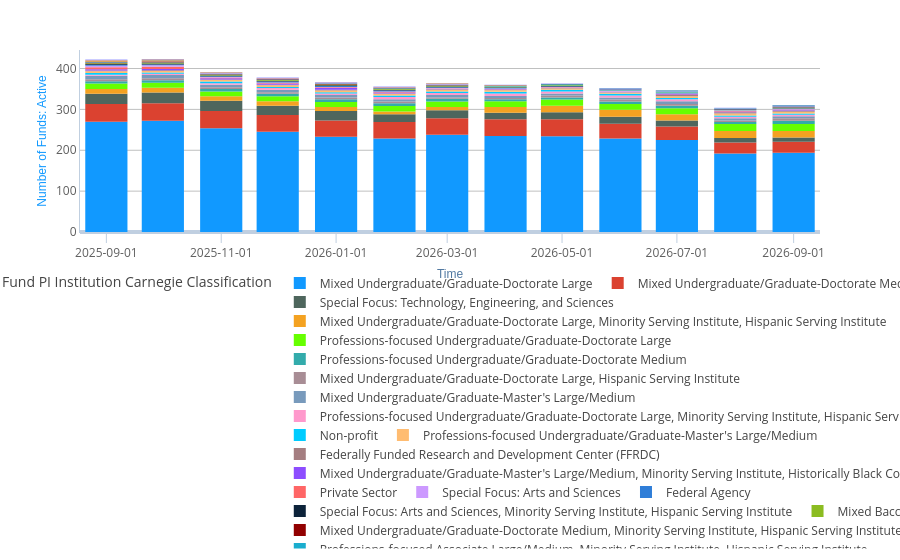
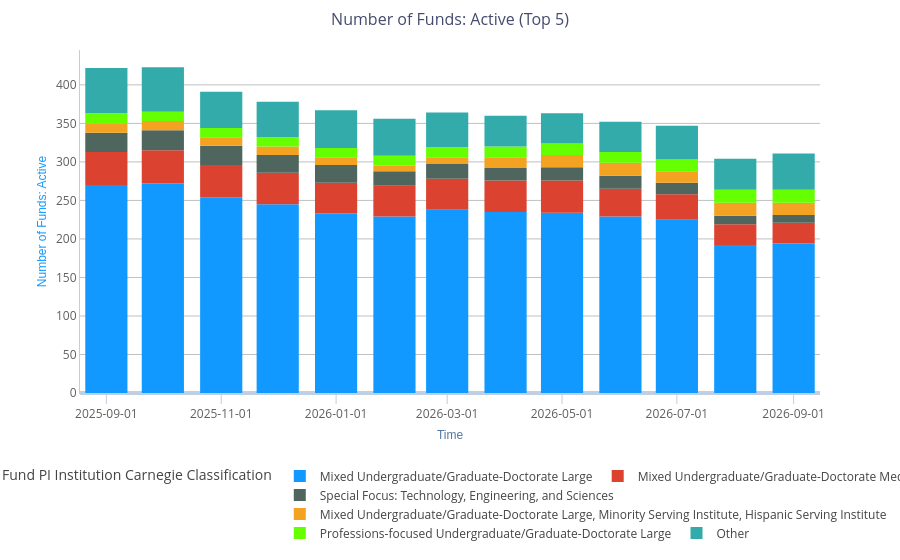

The notebook cell saved with these charts, in order:
### Code cell
# 3. CloudBank Funds: Allocations by Carnegie Classification, 1 year
# Limit dimensions plotted to top N (plot_top_n)
metric_name = 'Number of Funds: Active'

def build_top_n(df, plot_top_n):
    
    # Pluck off the top N columns from the df:
    top_n = df.iloc[:, :plot_top_n]
    
    # The remainder columns sum into "Other": pick up "bottom": iloc n+1 to end
    bottom = df.iloc[:, plot_top_n:]
    top_n["Other"]=bottom.sum(axis="columns")
    return top_n

with dw:
    df = dw.get_data(
        duration=plot_duration,
        realm='CloudBankFunds',
        metric=metric_name, 
        dimension='cb_pi_institution_carnegie_classification',
        filters={},
        aggregation_unit=plot_aggregation,
    )
    
# full plot of df looks like this:
plot = px.bar(df, labels={'value': metric_name})
plot.show()

# Build the top_n df 
top_n = build_top_n(df, plot_top_n)

# and plot that top N:
plot = px.bar(top_n, labels={'value': metric_name}, 
              title = metric_name + ' (Top ' + str(plot_top_n) + ')')
plot.show()

### Figure 1 — Plotly figure (JSON) as saved in the notebook; plotly's stock layout.template omitted (floating-point values rounded to 4 significant figures)
{"data": [{"hovertemplate": "Fund PI Institution Carnegie Classification=Mixed Undergraduate/Graduate-Doctorate Large<br>Time=%{x}<br>Number of Funds: Active=%{y}<extra></extra>", "legendgroup": "Mixed Undergraduate/Graduate-Doctorate Large", "marker": {"color": "#1199FF", "pattern": {"shape": ""}}, "name": "Mixed Undergraduate/Graduate-Doctorate Large", "orientation": "v", "showlegend": true, "textposition": "auto", "type": "bar", "x": ["2025-09-01T00:00:00.000000000", "2025-10-01T00:00:00.000000000", "2025-11-01T00:00:00.000000000", "2025-12-01T00:00:00.000000000", "2026-01-01T00:00:00.000000000", "2026-02-01T00:00:00.000000000", "2026-03-01T00:00:00.000000000", "2026-04-01T00:00:00.000000000", "2026-05-01T00:00:00.000000000", "2026-06-01T00:00:00.000000000", "2026-07-01T00:00:00.000000000", "2026-08-01T00:00:00.000000000", "2026-09-01T00:00:00.000000000"], "xaxis": "x", "y": [270.0, 272.0, 254.0, 245.0, 233.0, 229.0, 238.0, 235.0, 234.0, 229.0, 225.0, 192.0, 194.0], "yaxis": "y"}, {"hovertemplate": "Fund PI Institution Carnegie Classification=Mixed Undergraduate/Graduate-Doctorate Medium<br>Time=%{x}<br>Number of Funds: Active=%{y}<extra></extra>", "legendgroup": "Mixed Undergraduate/Graduate-Doctorate Medium", "marker": {"color": "#DB4230", "pattern": {"shape": ""}}, "name": "Mixed Undergraduate/Graduate-Doctorate Medium", "orientation": "v", "showlegend": true, "textposition": "auto", "type": "bar", "x": ["2025-09-01T00:00:00.000000000", "2025-10-01T00:00:00.000000000", "2025-11-01T00:00:00.000000000", "2025-12-01T00:00:00.000000000", "2026-01-01T00:00:00.000000000", "2026-02-01T00:00:00.000000000", "2026-03-01T00:00:00.000000000", "2026-04-01T00:00:00.000000000", "2026-05-01T00:00:00.000000000", "2026-06-01T00:00:00.000000000", "2026-07-01T00:00:00.000000000", "2026-08-01T00:00:00.000000000", "2026-09-01T00:00:00.000000000"], "xaxis": "x", "y": [43.0, 43.0, 42.0, 41.0, 40.0, 40.0, 40.0, 41.0, 42.0, 36.0, 33.0, 27.0, 27.0], "yaxis": "y"}, {"hovertemplate": "Fund PI Institution Carnegie Classification=Special Focus: Technology, Engineering, and Sciences<br>Time=%{x}<br>Number of Funds: Active=%{y}<extra></extra>", "legendgroup": "Special Focus: Technology, Engineering, and Sciences", "marker": {"color": "#4E665D", "pattern": {"shape": ""}}, "name": "Special Focus: Technology, Engineering, and Sciences", "orientation": "v", "showlegend": true, "textposition": "auto", "type": "bar", "x": ["2025-09-01T00:00:00.000000000", "2025-10-01T00:00:00.000000000", "2025-11-01T00:00:00.000000000", "2025-12-01T00:00:00.000000000", "2026-01-01T00:00:00.000000000", "2026-02-01T00:00:00.000000000", "2026-03-01T00:00:00.000000000", "2026-04-01T00:00:00.000000000", "2026-05-01T00:00:00.000000000", "2026-06-01T00:00:00.000000000", "2026-07-01T00:00:00.000000000", "2026-08-01T00:00:00.000000000", "2026-09-01T00:00:00.000000000"], "xaxis": "x", "y": [25.0, 26.0, 25.0, 23.0, 23.0, 19.0, 20.0, 16.0, 17.0, 17.0, 15.0, 11.0, 10.0], "yaxis": "y"}, {"hovertemplate": "Fund PI Institution Carnegie Classification=Mixed Undergraduate/Graduate-Doctorate Large, Minority Serving Institute, Hispanic Serving Institute<br>Time=%{x}<br>Number of Funds: Active=%{y}<extra></extra>", "legendgroup": "Mixed Undergraduate/Graduate-Doctorate Large, Minority Serving Institute, Hispanic Serving Institute", "marker": {"color": "#F4A221", "pattern": {"shape": ""}}, "name": "Mixed Undergraduate/Graduate-Doctorate Large, Minority Serving Institute, Hispanic Serving Institute", "orientation": "v", "showlegend": true, "textposition": "auto", "type": "bar", "x": ["2025-09-01T00:00:00.000000000", "2025-10-01T00:00:00.000000000", "2025-11-01T00:00:00.000000000", "2025-12-01T00:00:00.000000000", "2026-01-01T00:00:00.000000000", "2026-02-01T00:00:00.000000000", "2026-03-01T00:00:00.000000000", "2026-04-01T00:00:00.000000000", "2026-05-01T00:00:00.000000000", "2026-06-01T00:00:00.000000000", "2026-07-01T00:00:00.000000000", "2026-08-01T00:00:00.000000000", "2026-09-01T00:00:00.000000000"], "xaxis": "x", "y": [12.0, 12.0, 11.0, 11.0, 10.0, 7.0, 8.0, 14.0, 16.0, 17.0, 15.0, 17.0, 16.0], "yaxis": "y"}, {"hovertemplate": "Fund PI Institution Carnegie Classification=Professions-focused Undergraduate/Graduate-Doctorate Large<br>Time=%{x}<br>Number of Funds: Active=%{y}<extra></extra>", "legendgroup": "Professions-focused Undergraduate/Graduate-Doctorate Large", "marker": {"color": "#66FF00", "pattern": {"shape": ""}}, "name": "Professions-focused Undergraduate/Graduate-Doctorate Large", "orientation": "v", "showlegend": true, "textposition": "auto", "type": "bar", "x": ["2025-09-01T00:00:00.000000000", "2025-10-01T00:00:00.000000000", "2025-11-01T00:00:00.000000000", "2025-12-01T00:00:00.000000000", "2026-01-01T00:00:00.000000000", "2026-02-01T00:00:00.000000000", "2026-03-01T00:00:00.000000000", "2026-04-01T00:00:00.000000000", "2026-05-01T00:00:00.000000000", "2026-06-01T00:00:00.000000000", "2026-07-01T00:00:00.000000000", "2026-08-01T00:00:00.000000000", "2026-09-01T00:00:00.000000000"], "xaxis": "x", "y": [13.0, 12.0, 12.0, 12.0, 12.0, 13.0, 13.0, 14.0, 15.0, 14.0, 15.0, 17.0, 17.0], "yaxis": "y"}, {"hovertemplate": "Fund PI Institution Carnegie Classification=Professions-focused Undergraduate/Graduate-Doctorate Medium<br>Time=%{x}<br>Number of Funds: Active=%{y}<extra></extra>", "legendgroup": "Professions-focused Undergraduate/Graduate-Doctorate Medium", "marker": {"color": "#33ABAB", "pattern": {"shape": ""}}, "name": "Professions-focused Undergraduate/Graduate-Doctorate Medium", "orientation": "v", "showlegend": true, "textposition": "auto", "type": "bar", "x": ["2025-09-01T00:00:00.000000000", "2025-10-01T00:00:00.000000000", "2025-11-01T00:00:00.000000000", "2025-12-01T00:00:00.000000000", "2026-01-01T00:00:00.000000000", "2026-02-01T00:00:00.000000000", "2026-03-01T00:00:00.000000000", "2026-04-01T00:00:00.000000000", "2026-05-01T00:00:00.000000000", "2026-06-01T00:00:00.000000000", "2026-07-01T00:00:00.000000000", "2026-08-01T00:00:00.000000000", "2026-09-01T00:00:00.000000000"], "xaxis": "x", "y": [6.0, 6.0, 6.0, 6.0, 7.0, 7.0, 7.0, 5.0, 5.0, 6.0, 6.0, 5.0, 8.0], "yaxis": "y"}, {"hovertemplate": "Fund PI Institution Carnegie Classification=Mixed Undergraduate/Graduate-Doctorate Large, Hispanic Serving Institute<br>Time=%{x}<br>Number of Funds: Active=%{y}<extra></extra>", "legendgroup": "Mixed Undergraduate/Graduate-Doctorate Large, Hispanic Serving Institute", "marker": {"color": "#A88D95", "pattern": {"shape": ""}}, "name": "Mixed Undergraduate/Graduate-Doctorate Large, Hispanic Serving Institute", "orientation": "v", "showlegend": true, "textposition": "auto", "type": "bar", "x": ["2025-09-01T00:00:00.000000000", "2025-10-01T00:00:00.000000000", "2025-11-01T00:00:00.000000000", "2025-12-01T00:00:00.000000000", "2026-01-01T00:00:00.000000000", "2026-02-01T00:00:00.000000000", "2026-03-01T00:00:00.000000000", "2026-04-01T00:00:00.000000000", "2026-05-01T00:00:00.000000000", "2026-06-01T00:00:00.000000000", "2026-07-01T00:00:00.000000000", "2026-08-01T00:00:00.000000000", "2026-09-01T00:00:00.000000000"], "xaxis": "x", "y": [5.0, 5.0, 4.0, 4.0, 4.0, 4.0, 3.0, 3.0, 5.0, 5.0, 4.0, 4.0, 6.0], "yaxis": "y"}, {"hovertemplate": "Fund PI Institution Carnegie Classification=Mixed Undergraduate/Graduate-Master's Large/Medium<br>Time=%{x}<br>Number of Funds: Active=%{y}<extra></extra>", "legendgroup": "Mixed Undergraduate/Graduate-Master's Large/Medium", "marker": {"color": "#789ABC", "pattern": {"shape": ""}}, "name": "Mixed Undergraduate/Graduate-Master's Large/Medium", "orientation": "v", "showlegend": true, "textposition": "auto", "type": "bar", "x": ["2025-09-01T00:00:00.000000000", "2025-10-01T00:00:00.000000000", "2025-11-01T00:00:00.000000000", "2025-12-01T00:00:00.000000000", "2026-01-01T00:00:00.000000000", "2026-02-01T00:00:00.000000000", "2026-03-01T00:00:00.000000000", "2026-04-01T00:00:00.000000000", "2026-05-01T00:00:00.000000000", "2026-06-01T00:00:00.000000000", "2026-07-01T00:00:00.000000000", "2026-08-01T00:00:00.000000000", "2026-09-01T00:00:00.000000000"], "xaxis": "x", "y": [8.0, 8.0, 6.0, 6.0, 6.0, 6.0, 6.0, 5.0, 5.0, 5.0, 7.0, 5.0, 5.0], "yaxis": "y"}, {"hovertemplate": "Fund PI Institution Carnegie Classification=Professions-focused Undergraduate/Graduate-Doctorate Large, Minority Serving Institute, Hispanic Serving Institute<br>Time=%{x}<br>Number of Funds: Active=%{y}<extra></extra>", "legendgroup": "Professions-focused Undergraduate/Graduate-Doctorate Large, Minority Serving Institute, Hispanic Serving Institute", "marker": {"color": "#FF99CC", "pattern": {"shape": ""}}, "name": "Professions-focused Undergraduate/Graduate-Doctorate Large, Minority Serving Institute, Hispanic Serving Institute", "orientation": "v", "showlegend": true, "textposition": "auto", "type": "bar", "x": ["2025-09-01T00:00:00.000000000", "2025-10-01T00:00:00.000000000", "2025-11-01T00:00:00.000000000", "2025-12-01T00:00:00.000000000", "2026-01-01T00:00:00.000000000", "2026-02-01T00:00:00.000000000", "2026-03-01T00:00:00.000000000", "2026-04-01T00:00:00.000000000", "2026-05-01T00:00:00.000000000", "2026-06-01T00:00:00.000000000", "2026-07-01T00:00:00.000000000", "2026-08-01T00:00:00.000000000", "2026-09-01T00:00:00.000000000"], "xaxis": "x", "y": [3.0, 3.0, 4.0, 4.0, 4.0, 5.0, 5.0, 6.0, 5.0, 5.0, 5.0, 4.0, 4.0], "yaxis": "y"}, {"hovertemplate": "Fund PI Institution Carnegie Classification=Non-profit<br>Time=%{x}<br>Number of Funds: Active=%{y}<extra></extra>", "legendgroup": "Non-profit", "marker": {"color": "#00CCFF", "pattern": {"shape": ""}}, "name": "Non-profit", "orientation": "v", "showlegend": true, "textposition": "auto", "type": "bar", "x": ["2025-09-01T00:00:00.000000000", "2025-10-01T00:00:00.000000000", "2025-11-01T00:00:00.000000000", "2025-12-01T00:00:00.000000000", "2026-01-01T00:00:00.000000000", "2026-02-01T00:00:00.000000000", "2026-03-01T00:00:00.000000000", "2026-04-01T00:00:00.000000000", "2026-05-01T00:00:00.000000000", "2026-06-01T00:00:00.000000000", "2026-07-01T00:00:00.000000000", "2026-08-01T00:00:00.000000000", "2026-09-01T00:00:00.000000000"], "xaxis": "x", "y": [4.0, 3.0, 4.0, 3.0, 3.0, 4.0, 4.0, 4.0, 4.0, 4.0, 3.0, 3.0, 3.0], "yaxis": "y"}, {"hovertemplate": "Fund PI Institution Carnegie Classification=Professions-focused Undergraduate/Graduate-Master's Large/Medium<br>Time=%{x}<br>Number of Funds: Active=%{y}<extra></extra>", "legendgroup": "Professions-focused Undergraduate/Graduate-Master's Large/Medium", "marker": {"color": "#FFBC71", "pattern": {"shape": ""}}, "name": "Professions-focused Undergraduate/Graduate-Master's Large/Medium", "orientation": "v", "showlegend": true, "textposition": "auto", "type": "bar", "x": ["2025-09-01T00:00:00.000000000", "2025-10-01T00:00:00.000000000", "2025-11-01T00:00:00.000000000", "2025-12-01T00:00:00.000000000", "2026-01-01T00:00:00.000000000", "2026-02-01T00:00:00.000000000", "2026-03-01T00:00:00.000000000", "2026-04-01T00:00:00.000000000", "2026-05-01T00:00:00.000000000", "2026-06-01T00:00:00.000000000", "2026-07-01T00:00:00.000000000", "2026-08-01T00:00:00.000000000", "2026-09-01T00:00:00.000000000"], "xaxis": "x", "y": [4.0, 4.0, 4.0, 4.0, 4.0, 4.0, 4.0, 4.0, 3.0, 3.0, 4.0, 5.0, 4.0], "yaxis": "y"}, {"hovertemplate": "Fund PI Institution Carnegie Classification=Federally Funded Research and Development Center (FFRDC)<br>Time=%{x}<br>Number of Funds: Active=%{y}<extra></extra>", "legendgroup": "Federally Funded Research and Development Center (FFRDC)", "marker": {"color": "#A57E81", "pattern": {"shape": ""}}, "name": "Federally Funded Research and Development Center (FFRDC)", "orientation": "v", "showlegend": true, "textposition": "auto", "type": "bar", "x": ["2025-09-01T00:00:00.000000000", "2025-10-01T00:00:00.000000000", "2025-11-01T00:00:00.000000000", "2025-12-01T00:00:00.000000000", "2026-01-01T00:00:00.000000000", "2026-02-01T00:00:00.000000000", "2026-03-01T00:00:00.000000000", "2026-04-01T00:00:00.000000000", "2026-05-01T00:00:00.000000000", "2026-06-01T00:00:00.000000000", "2026-07-01T00:00:00.000000000", "2026-08-01T00:00:00.000000000", "2026-09-01T00:00:00.000000000"], "xaxis": "x", "y": [2.0, 2.0, 1.0, 1.0, 2.0, 1.0, 1.0, 1.0, 1.0, 1.0, 3.0, 3.0, 3.0], "yaxis": "y"}, {"hovertemplate": "Fund PI Institution Carnegie Classification=Mixed Undergraduate/Graduate-Master's Large/Medium, Minority Serving Institute, Historically Black Colleges and Universities<br>Time=%{x}<br>Number of Funds: Active=%{y}<extra></extra>", "legendgroup": "Mixed Undergraduate/Graduate-Master's Large/Medium, Minority Serving Institute, Historically Black Colleges and Universities", "marker": {"color": "#8D4DFF", "pattern": {"shape": ""}}, "name": "Mixed Undergraduate/Graduate-Master's Large/Medium, Minority Serving Institute, Historically Black Colleges and Universities", "orientation": "v", "showlegend": true, "textposition": "auto", "type": "bar", "x": ["2025-09-01T00:00:00.000000000", "2025-10-01T00:00:00.000000000", "2025-11-01T00:00:00.000000000", "2025-12-01T00:00:00.000000000", "2026-01-01T00:00:00.000000000", "2026-02-01T00:00:00.000000000", "2026-03-01T00:00:00.000000000", "2026-04-01T00:00:00.000000000", "2026-05-01T00:00:00.000000000", "2026-06-01T00:00:00.000000000", "2026-07-01T00:00:00.000000000", "2026-08-01T00:00:00.000000000", "2026-09-01T00:00:00.000000000"], "xaxis": "x", "y": [3.0, 3.0, 3.0, 3.0, 4.0, 2.0, 1.0, 1.0, 1.0, 1.0, 2.0, 2.0, 2.0], "yaxis": "y"}, {"hovertemplate": "Fund PI Institution Carnegie Classification=Private Sector<br>Time=%{x}<br>Number of Funds: Active=%{y}<extra></extra>", "legendgroup": "Private Sector", "marker": {"color": "#FF6666", "pattern": {"shape": ""}}, "name": "Private Sector", "orientation": "v", "showlegend": true, "textposition": "auto", "type": "bar", "x": ["2025-09-01T00:00:00.000000000", "2025-10-01T00:00:00.000000000", "2025-11-01T00:00:00.000000000", "2025-12-01T00:00:00.000000000", "2026-01-01T00:00:00.000000000", "2026-02-01T00:00:00.000000000", "2026-03-01T00:00:00.000000000", "2026-04-01T00:00:00.000000000", "2026-05-01T00:00:00.000000000", "2026-06-01T00:00:00.000000000", "2026-07-01T00:00:00.000000000", "2026-08-01T00:00:00.000000000", "2026-09-01T00:00:00.000000000"], "xaxis": "x", "y": [5.0, 5.0, 2.0, 2.0, 2.0, 2.0, 1.0, 1.0, 1.0, 1.0, 1.0, 1.0, 1.0], "yaxis": "y"}, {"hovertemplate": "Fund PI Institution Carnegie Classification=Special Focus: Arts and Sciences<br>Time=%{x}<br>Number of Funds: Active=%{y}<extra></extra>", "legendgroup": "Special Focus: Arts and Sciences", "marker": {"color": "#CC99FF", "pattern": {"shape": ""}}, "name": "Special Focus: Arts and Sciences", "orientation": "v", "showlegend": true, "textposition": "auto", "type": "bar", "x": ["2025-09-01T00:00:00.000000000", "2025-10-01T00:00:00.000000000", "2025-11-01T00:00:00.000000000", "2025-12-01T00:00:00.000000000", "2026-01-01T00:00:00.000000000", "2026-02-01T00:00:00.000000000", "2026-03-01T00:00:00.000000000", "2026-04-01T00:00:00.000000000", "2026-05-01T00:00:00.000000000", "2026-06-01T00:00:00.000000000", "2026-07-01T00:00:00.000000000", "2026-08-01T00:00:00.000000000", "2026-09-01T00:00:00.000000000"], "xaxis": "x", "y": [4.0, 4.0, 1.0, 1.0, 1.0, 1.0, 1.0, 1.0, 1.0, 1.0, 1.0, 1.0, 1.0], "yaxis": "y"}, {"hovertemplate": "Fund PI Institution Carnegie Classification=Federal Agency<br>Time=%{x}<br>Number of Funds: Active=%{y}<extra></extra>", "legendgroup": "Federal Agency", "marker": {"color": "#2F7ED8", "pattern": {"shape": ""}}, "name": "Federal Agency", "orientation": "v", "showlegend": true, "textposition": "auto", "type": "bar", "x": ["2025-09-01T00:00:00.000000000", "2025-10-01T00:00:00.000000000", "2025-11-01T00:00:00.000000000", "2025-12-01T00:00:00.000000000", "2026-01-01T00:00:00.000000000", "2026-02-01T00:00:00.000000000", "2026-03-01T00:00:00.000000000", "2026-04-01T00:00:00.000000000", "2026-05-01T00:00:00.000000000", "2026-06-01T00:00:00.000000000", "2026-07-01T00:00:00.000000000", "2026-08-01T00:00:00.000000000", "2026-09-01T00:00:00.000000000"], "xaxis": "x", "y": [2.0, 2.0, 2.0, 2.0, 2.0, 2.0, 2.0, 2.0, 1.0, 1.0, 1.0, 1.0, 1.0], "yaxis": "y"}, {"hovertemplate": "Fund PI Institution Carnegie Classification=Special Focus: Arts and Sciences, Minority Serving Institute, Hispanic Serving Institute<br>Time=%{x}<br>Number of Funds: Active=%{y}<extra></extra>", "legendgroup": "Special Focus: Arts and Sciences, Minority Serving Institute, Hispanic Serving Institute", "marker": {"color": "#0D233A", "pattern": {"shape": ""}}, "name": "Special Focus: Arts and Sciences, Minority Serving Institute, Hispanic Serving Institute", "orientation": "v", "showlegend": true, "textposition": "auto", "type": "bar", "x": ["2025-09-01T00:00:00.000000000", "2025-10-01T00:00:00.000000000", "2025-11-01T00:00:00.000000000", "2025-12-01T00:00:00.000000000", "2026-01-01T00:00:00.000000000", "2026-02-01T00:00:00.000000000", "2026-03-01T00:00:00.000000000", "2026-04-01T00:00:00.000000000", "2026-05-01T00:00:00.000000000", "2026-06-01T00:00:00.000000000", "2026-07-01T00:00:00.000000000", "2026-08-01T00:00:00.000000000", "2026-09-01T00:00:00.000000000"], "xaxis": "x", "y": [2.0, 2.0, 2.0, 2.0, 2.0, 2.0, 2.0, 1.0, 1.0, 0.0, 0.0, 0.0, 1.0], "yaxis": "y"}, {"hovertemplate": "Fund PI Institution Carnegie Classification=Mixed Baccalaureate<br>Time=%{x}<br>Number of Funds: Active=%{y}<extra></extra>", "legendgroup": "Mixed Baccalaureate", "marker": {"color": "#8BBC21", "pattern": {"shape": ""}}, "name": "Mixed Baccalaureate", "orientation": "v", "showlegend": true, "textposition": "auto", "type": "bar", "x": ["2025-09-01T00:00:00.000000000", "2025-10-01T00:00:00.000000000", "2025-11-01T00:00:00.000000000", "2025-12-01T00:00:00.000000000", "2026-01-01T00:00:00.000000000", "2026-02-01T00:00:00.000000000", "2026-03-01T00:00:00.000000000", "2026-04-01T00:00:00.000000000", "2026-05-01T00:00:00.000000000", "2026-06-01T00:00:00.000000000", "2026-07-01T00:00:00.000000000", "2026-08-01T00:00:00.000000000", "2026-09-01T00:00:00.000000000"], "xaxis": "x", "y": [2.0, 2.0, 2.0, 2.0, 2.0, 2.0, 2.0, 2.0, 2.0, 1.0, 1.0, 1.0, 1.0], "yaxis": "y"}, {"hovertemplate": "Fund PI Institution Carnegie Classification=Mixed Undergraduate/Graduate-Doctorate Medium, Minority Serving Institute, Hispanic Serving Institute<br>Time=%{x}<br>Number of Funds: Active=%{y}<extra></extra>", "legendgroup": "Mixed Undergraduate/Graduate-Doctorate Medium, Minority Serving Institute, Hispanic Serving Institute", "marker": {"color": "#910000", "pattern": {"shape": ""}}, "name": "Mixed Undergraduate/Graduate-Doctorate Medium, Minority Serving Institute, Hispanic Serving Institute", "orientation": "v", "showlegend": true, "textposition": "auto", "type": "bar", "x": ["2025-09-01T00:00:00.000000000", "2025-10-01T00:00:00.000000000", "2025-11-01T00:00:00.000000000", "2025-12-01T00:00:00.000000000", "2026-01-01T00:00:00.000000000", "2026-02-01T00:00:00.000000000", "2026-03-01T00:00:00.000000000", "2026-04-01T00:00:00.000000000", "2026-05-01T00:00:00.000000000", "2026-06-01T00:00:00.000000000", "2026-07-01T00:00:00.000000000", "2026-08-01T00:00:00.000000000", "2026-09-01T00:00:00.000000000"], "xaxis": "x", "y": [1.0, 1.0, 1.0, 1.0, 1.0, 1.0, 1.0, 0.0, 0.0, 0.0, 0.0, 0.0, 1.0], "yaxis": "y"}, {"hovertemplate": "Fund PI Institution Carnegie Classification=Professions-focused Associate Large/Medium, Minority Serving Institute, Hispanic Serving Institute<br>Time=%{x}<br>Number of Funds: Active=%{y}<extra></extra>", "legendgroup": "Professions-focused Associate Large/Medium, Minority Serving Institute, Hispanic Serving Institute", "marker": {"color": "#1AADCE", "pattern": {"shape": ""}}, "name": "Professions-focused Associate Large/Medium, Minority Serving Institute, Hispanic Serving Institute", "orientation": "v", "showlegend": true, "textposition": "auto", "type": "bar", "x": ["2025-09-01T00:00:00.000000000", "2025-10-01T00:00:00.000000000", "2025-11-01T00:00:00.000000000", "2025-12-01T00:00:00.000000000", "2026-01-01T00:00:00.000000000", "2026-02-01T00:00:00.000000000", "2026-03-01T00:00:00.000000000", "2026-04-01T00:00:00.000000000", "2026-05-01T00:00:00.000000000", "2026-06-01T00:00:00.000000000", "2026-07-01T00:00:00.000000000", "2026-08-01T00:00:00.000000000", "2026-09-01T00:00:00.000000000"], "xaxis": "x", "y": [1.0, 1.0, 1.0, 1.0, 1.0, 1.0, 1.0, 1.0, 1.0, 1.0, 2.0, 1.0, 1.0], "yaxis": "y"}, {"hovertemplate": "Fund PI Institution Carnegie Classification=Special Focus: Medical Schools and Centers<br>Time=%{x}<br>Number of Funds: Active=%{y}<extra></extra>", "legendgroup": "Special Focus: Medical Schools and Centers", "marker": {"color": "#492970", "pattern": {"shape": ""}}, "name": "Special Focus: Medical Schools and Centers", "orientation": "v", "showlegend": true, "textposition": "auto", "type": "bar", "x": ["2025-09-01T00:00:00.000000000", "2025-10-01T00:00:00.000000000", "2025-11-01T00:00:00.000000000", "2025-12-01T00:00:00.000000000", "2026-01-01T00:00:00.000000000", "2026-02-01T00:00:00.000000000", "2026-03-01T00:00:00.000000000", "2026-04-01T00:00:00.000000000", "2026-05-01T00:00:00.000000000", "2026-06-01T00:00:00.000000000", "2026-07-01T00:00:00.000000000", "2026-08-01T00:00:00.000000000", "2026-09-01T00:00:00.000000000"], "xaxis": "x", "y": [1.0, 1.0, 1.0, 1.0, 1.0, 1.0, 1.0, 1.0, 1.0, 1.0, 1.0, 1.0, 1.0], "yaxis": "y"}, {"hovertemplate": "Fund PI Institution Carnegie Classification=Foreign Organization<br>Time=%{x}<br>Number of Funds: Active=%{y}<extra></extra>", "legendgroup": "Foreign Organization", "marker": {"color": "#F28F43", "pattern": {"shape": ""}}, "name": "Foreign Organization", "orientation": "v", "showlegend": true, "textposition": "auto", "type": "bar", "x": ["2025-09-01T00:00:00.000000000", "2025-10-01T00:00:00.000000000", "2025-11-01T00:00:00.000000000", "2025-12-01T00:00:00.000000000", "2026-01-01T00:00:00.000000000", "2026-02-01T00:00:00.000000000", "2026-03-01T00:00:00.000000000", "2026-04-01T00:00:00.000000000", "2026-05-01T00:00:00.000000000", "2026-06-01T00:00:00.000000000", "2026-07-01T00:00:00.000000000", "2026-08-01T00:00:00.000000000", "2026-09-01T00:00:00.000000000"], "xaxis": "x", "y": [1.0, 1.0, 0.0, 0.0, 0.0, 0.0, 0.0, 0.0, 0.0, 0.0, 0.0, 0.0, 0.0], "yaxis": "y"}, {"hovertemplate": "Fund PI Institution Carnegie Classification=Mixed Undergraduate/Graduate-Doctorate Large, Professions-focused Undergraduate/Graduate-Master's Large/Medium<br>Time=%{x}<br>Number of Funds: Active=%{y}<extra></extra>", "legendgroup": "Mixed Undergraduate/Graduate-Doctorate Large, Professions-focused Undergraduate/Graduate-Master's Large/Medium", "marker": {"color": "#77A1E5", "pattern": {"shape": ""}}, "name": "Mixed Undergraduate/Graduate-Doctorate Large, Professions-focused Undergraduate/Graduate-Master's Large/Medium", "orientation": "v", "showlegend": true, "textposition": "auto", "type": "bar", "x": ["2025-09-01T00:00:00.000000000", "2025-10-01T00:00:00.000000000", "2025-11-01T00:00:00.000000000", "2025-12-01T00:00:00.000000000", "2026-01-01T00:00:00.000000000", "2026-02-01T00:00:00.000000000", "2026-03-01T00:00:00.000000000", "2026-04-01T00:00:00.000000000", "2026-05-01T00:00:00.000000000", "2026-06-01T00:00:00.000000000", "2026-07-01T00:00:00.000000000", "2026-08-01T00:00:00.000000000", "2026-09-01T00:00:00.000000000"], "xaxis": "x", "y": [0.0, 0.0, 0.0, 0.0, 0.0, 0.0, 0.0, 0.0, 0.0, 1.0, 1.0, 1.0, 1.0], "yaxis": "y"}, {"hovertemplate": "Fund PI Institution Carnegie Classification=Mixed Undergraduate/Graduate-Doctorate Medium, Mixed Undergraduate/Graduate-Master's Small<br>Time=%{x}<br>Number of Funds: Active=%{y}<extra></extra>", "legendgroup": "Mixed Undergraduate/Graduate-Doctorate Medium, Mixed Undergraduate/Graduate-Master's Small", "marker": {"color": "#3366FF", "pattern": {"shape": ""}}, "name": "Mixed Undergraduate/Graduate-Doctorate Medium, Mixed Undergraduate/Graduate-Master's Small", "orientation": "v", "showlegend": true, "textposition": "auto", "type": "bar", "x": ["2025-09-01T00:00:00.000000000", "2025-10-01T00:00:00.000000000", "2025-11-01T00:00:00.000000000", "2025-12-01T00:00:00.000000000", "2026-01-01T00:00:00.000000000", "2026-02-01T00:00:00.000000000", "2026-03-01T00:00:00.000000000", "2026-04-01T00:00:00.000000000", "2026-05-01T00:00:00.000000000", "2026-06-01T00:00:00.000000000", "2026-07-01T00:00:00.000000000", "2026-08-01T00:00:00.000000000", "2026-09-01T00:00:00.000000000"], "xaxis": "x", "y": [0.0, 0.0, 0.0, 0.0, 0.0, 0.0, 0.0, 0.0, 0.0, 0.0, 0.0, 0.0, 1.0], "yaxis": "y"}, {"hovertemplate": "Fund PI Institution Carnegie Classification=Mixed Undergraduate/Graduate-Master's Large/Medium, Minority Serving Institute, Hispanic Serving Institute<br>Time=%{x}<br>Number of Funds: Active=%{y}<extra></extra>", "legendgroup": "Mixed Undergraduate/Graduate-Master's Large/Medium, Minority Serving Institute, Hispanic Serving Institute", "marker": {"color": "#FF6600", "pattern": {"shape": ""}}, "name": "Mixed Undergraduate/Graduate-Master's Large/Medium, Minority Serving Institute, Hispanic Serving Institute", "orientation": "v", "showlegend": true, "textposition": "auto", "type": "bar", "x": ["2025-09-01T00:00:00.000000000", "2025-10-01T00:00:00.000000000", "2025-11-01T00:00:00.000000000", "2025-12-01T00:00:00.000000000", "2026-01-01T00:00:00.000000000", "2026-02-01T00:00:00.000000000", "2026-03-01T00:00:00.000000000", "2026-04-01T00:00:00.000000000", "2026-05-01T00:00:00.000000000", "2026-06-01T00:00:00.000000000", "2026-07-01T00:00:00.000000000", "2026-08-01T00:00:00.000000000", "2026-09-01T00:00:00.000000000"], "xaxis": "x", "y": [1.0, 1.0, 0.0, 0.0, 0.0, 0.0, 0.0, 0.0, 0.0, 0.0, 0.0, 0.0, 0.0], "yaxis": "y"}, {"hovertemplate": "Fund PI Institution Carnegie Classification=Professional Organization<br>Time=%{x}<br>Number of Funds: Active=%{y}<extra></extra>", "legendgroup": "Professional Organization", "marker": {"color": "#808000", "pattern": {"shape": ""}}, "name": "Professional Organization", "orientation": "v", "showlegend": true, "textposition": "auto", "type": "bar", "x": ["2025-09-01T00:00:00.000000000", "2025-10-01T00:00:00.000000000", "2025-11-01T00:00:00.000000000", "2025-12-01T00:00:00.000000000", "2026-01-01T00:00:00.000000000", "2026-02-01T00:00:00.000000000", "2026-03-01T00:00:00.000000000", "2026-04-01T00:00:00.000000000", "2026-05-01T00:00:00.000000000", "2026-06-01T00:00:00.000000000", "2026-07-01T00:00:00.000000000", "2026-08-01T00:00:00.000000000", "2026-09-01T00:00:00.000000000"], "xaxis": "x", "y": [1.0, 1.0, 0.0, 0.0, 0.0, 0.0, 0.0, 0.0, 0.0, 0.0, 0.0, 0.0, 0.0], "yaxis": "y"}, {"hovertemplate": "Fund PI Institution Carnegie Classification=Professions-focused Associate/Baccalaureate, Minority Serving Institute, Historically Black Colleges and Universities<br>Time=%{x}<br>Number of Funds: Active=%{y}<extra></extra>", "legendgroup": "Professions-focused Associate/Baccalaureate, Minority Serving Institute, Historically Black Colleges and Universities", "marker": {"color": "#CC99FF", "pattern": {"shape": ""}}, "name": "Professions-focused Associate/Baccalaureate, Minority Serving Institute, Historically Black Colleges and Universities", "orientation": "v", "showlegend": true, "textposition": "auto", "type": "bar", "x": ["2025-09-01T00:00:00.000000000", "2025-10-01T00:00:00.000000000", "2025-11-01T00:00:00.000000000", "2025-12-01T00:00:00.000000000", "2026-01-01T00:00:00.000000000", "2026-02-01T00:00:00.000000000", "2026-03-01T00:00:00.000000000", "2026-04-01T00:00:00.000000000", "2026-05-01T00:00:00.000000000", "2026-06-01T00:00:00.000000000", "2026-07-01T00:00:00.000000000", "2026-08-01T00:00:00.000000000", "2026-09-01T00:00:00.000000000"], "xaxis": "x", "y": [1.0, 1.0, 1.0, 1.0, 1.0, 1.0, 1.0, 0.0, 0.0, 0.0, 0.0, 0.0, 0.0], "yaxis": "y"}, {"hovertemplate": "Fund PI Institution Carnegie Classification=Professions-focused Baccalaureate Medium<br>Time=%{x}<br>Number of Funds: Active=%{y}<extra></extra>", "legendgroup": "Professions-focused Baccalaureate Medium", "marker": {"color": "#008080", "pattern": {"shape": ""}}, "name": "Professions-focused Baccalaureate Medium", "orientation": "v", "showlegend": true, "textposition": "auto", "type": "bar", "x": ["2025-09-01T00:00:00.000000000", "2025-10-01T00:00:00.000000000", "2025-11-01T00:00:00.000000000", "2025-12-01T00:00:00.000000000", "2026-01-01T00:00:00.000000000", "2026-02-01T00:00:00.000000000", "2026-03-01T00:00:00.000000000", "2026-04-01T00:00:00.000000000", "2026-05-01T00:00:00.000000000", "2026-06-01T00:00:00.000000000", "2026-07-01T00:00:00.000000000", "2026-08-01T00:00:00.000000000", "2026-09-01T00:00:00.000000000"], "xaxis": "x", "y": [0.0, 0.0, 0.0, 0.0, 0.0, 0.0, 0.0, 0.0, 1.0, 1.0, 1.0, 1.0, 1.0], "yaxis": "y"}, {"hovertemplate": "Fund PI Institution Carnegie Classification=Professions-focused Baccalaureate Medium, Minority Serving Institute, Historically Black Colleges and Universities<br>Time=%{x}<br>Number of Funds: Active=%{y}<extra></extra>", "legendgroup": "Professions-focused Baccalaureate Medium, Minority Serving Institute, Historically Black Colleges and Universities", "marker": {"color": "#CC6600", "pattern": {"shape": ""}}, "name": "Professions-focused Baccalaureate Medium, Minority Serving Institute, Historically Black Colleges and Universities", "orientation": "v", "showlegend": true, "textposition": "auto", "type": "bar", "x": ["2025-09-01T00:00:00.000000000", "2025-10-01T00:00:00.000000000", "2025-11-01T00:00:00.000000000", "2025-12-01T00:00:00.000000000", "2026-01-01T00:00:00.000000000", "2026-02-01T00:00:00.000000000", "2026-03-01T00:00:00.000000000", "2026-04-01T00:00:00.000000000", "2026-05-01T00:00:00.000000000", "2026-06-01T00:00:00.000000000", "2026-07-01T00:00:00.000000000", "2026-08-01T00:00:00.000000000", "2026-09-01T00:00:00.000000000"], "xaxis": "x", "y": [1.0, 1.0, 1.0, 1.0, 1.0, 1.0, 1.0, 1.0, 0.0, 0.0, 0.0, 0.0, 0.0], "yaxis": "y"}, {"hovertemplate": "Fund PI Institution Carnegie Classification=Professions-focused Baccalaureate Small, Minority Serving Institute, Historically Black Colleges and Universities<br>Time=%{x}<br>Number of Funds: Active=%{y}<extra></extra>", "legendgroup": "Professions-focused Baccalaureate Small, Minority Serving Institute, Historically Black Colleges and Universities", "marker": {"color": "#9999FF", "pattern": {"shape": ""}}, "name": "Professions-focused Baccalaureate Small, Minority Serving Institute, Historically Black Colleges and Universities", "orientation": "v", "showlegend": true, "textposition": "auto", "type": "bar", "x": ["2025-09-01T00:00:00.000000000", "2025-10-01T00:00:00.000000000", "2025-11-01T00:00:00.000000000", "2025-12-01T00:00:00.000000000", "2026-01-01T00:00:00.000000000", "2026-02-01T00:00:00.000000000", "2026-03-01T00:00:00.000000000", "2026-04-01T00:00:00.000000000", "2026-05-01T00:00:00.000000000", "2026-06-01T00:00:00.000000000", "2026-07-01T00:00:00.000000000", "2026-08-01T00:00:00.000000000", "2026-09-01T00:00:00.000000000"], "xaxis": "x", "y": [1.0, 1.0, 1.0, 1.0, 1.0, 1.0, 1.0, 1.0, 1.0, 1.0, 1.0, 1.0, 1.0], "yaxis": "y"}], "layout": {"barmode": "relative", "legend": {"title": {"text": "Fund PI Institution Carnegie Classification"}, "tracegroupgap": 0}, "xaxis": {"anchor": "y", "domain": [0, 1], "title": {"text": "Time"}}, "yaxis": {"anchor": "x", "domain": [0, 1], "title": {"text": "Number of Funds: Active"}}}}

### Figure 2 — Plotly figure (JSON) as saved in the notebook; plotly's stock layout.template omitted (floating-point values rounded to 4 significant figures)
{"data": [{"hovertemplate": "Fund PI Institution Carnegie Classification=Mixed Undergraduate/Graduate-Doctorate Large<br>Time=%{x}<br>Number of Funds: Active=%{y}<extra></extra>", "legendgroup": "Mixed Undergraduate/Graduate-Doctorate Large", "marker": {"color": "#1199FF", "pattern": {"shape": ""}}, "name": "Mixed Undergraduate/Graduate-Doctorate Large", "orientation": "v", "showlegend": true, "textposition": "auto", "type": "bar", "x": ["2025-09-01T00:00:00.000000000", "2025-10-01T00:00:00.000000000", "2025-11-01T00:00:00.000000000", "2025-12-01T00:00:00.000000000", "2026-01-01T00:00:00.000000000", "2026-02-01T00:00:00.000000000", "2026-03-01T00:00:00.000000000", "2026-04-01T00:00:00.000000000", "2026-05-01T00:00:00.000000000", "2026-06-01T00:00:00.000000000", "2026-07-01T00:00:00.000000000", "2026-08-01T00:00:00.000000000", "2026-09-01T00:00:00.000000000"], "xaxis": "x", "y": [270.0, 272.0, 254.0, 245.0, 233.0, 229.0, 238.0, 235.0, 234.0, 229.0, 225.0, 192.0, 194.0], "yaxis": "y"}, {"hovertemplate": "Fund PI Institution Carnegie Classification=Mixed Undergraduate/Graduate-Doctorate Medium<br>Time=%{x}<br>Number of Funds: Active=%{y}<extra></extra>", "legendgroup": "Mixed Undergraduate/Graduate-Doctorate Medium", "marker": {"color": "#DB4230", "pattern": {"shape": ""}}, "name": "Mixed Undergraduate/Graduate-Doctorate Medium", "orientation": "v", "showlegend": true, "textposition": "auto", "type": "bar", "x": ["2025-09-01T00:00:00.000000000", "2025-10-01T00:00:00.000000000", "2025-11-01T00:00:00.000000000", "2025-12-01T00:00:00.000000000", "2026-01-01T00:00:00.000000000", "2026-02-01T00:00:00.000000000", "2026-03-01T00:00:00.000000000", "2026-04-01T00:00:00.000000000", "2026-05-01T00:00:00.000000000", "2026-06-01T00:00:00.000000000", "2026-07-01T00:00:00.000000000", "2026-08-01T00:00:00.000000000", "2026-09-01T00:00:00.000000000"], "xaxis": "x", "y": [43.0, 43.0, 42.0, 41.0, 40.0, 40.0, 40.0, 41.0, 42.0, 36.0, 33.0, 27.0, 27.0], "yaxis": "y"}, {"hovertemplate": "Fund PI Institution Carnegie Classification=Special Focus: Technology, Engineering, and Sciences<br>Time=%{x}<br>Number of Funds: Active=%{y}<extra></extra>", "legendgroup": "Special Focus: Technology, Engineering, and Sciences", "marker": {"color": "#4E665D", "pattern": {"shape": ""}}, "name": "Special Focus: Technology, Engineering, and Sciences", "orientation": "v", "showlegend": true, "textposition": "auto", "type": "bar", "x": ["2025-09-01T00:00:00.000000000", "2025-10-01T00:00:00.000000000", "2025-11-01T00:00:00.000000000", "2025-12-01T00:00:00.000000000", "2026-01-01T00:00:00.000000000", "2026-02-01T00:00:00.000000000", "2026-03-01T00:00:00.000000000", "2026-04-01T00:00:00.000000000", "2026-05-01T00:00:00.000000000", "2026-06-01T00:00:00.000000000", "2026-07-01T00:00:00.000000000", "2026-08-01T00:00:00.000000000", "2026-09-01T00:00:00.000000000"], "xaxis": "x", "y": [25.0, 26.0, 25.0, 23.0, 23.0, 19.0, 20.0, 16.0, 17.0, 17.0, 15.0, 11.0, 10.0], "yaxis": "y"}, {"hovertemplate": "Fund PI Institution Carnegie Classification=Mixed Undergraduate/Graduate-Doctorate Large, Minority Serving Institute, Hispanic Serving Institute<br>Time=%{x}<br>Number of Funds: Active=%{y}<extra></extra>", "legendgroup": "Mixed Undergraduate/Graduate-Doctorate Large, Minority Serving Institute, Hispanic Serving Institute", "marker": {"color": "#F4A221", "pattern": {"shape": ""}}, "name": "Mixed Undergraduate/Graduate-Doctorate Large, Minority Serving Institute, Hispanic Serving Institute", "orientation": "v", "showlegend": true, "textposition": "auto", "type": "bar", "x": ["2025-09-01T00:00:00.000000000", "2025-10-01T00:00:00.000000000", "2025-11-01T00:00:00.000000000", "2025-12-01T00:00:00.000000000", "2026-01-01T00:00:00.000000000", "2026-02-01T00:00:00.000000000", "2026-03-01T00:00:00.000000000", "2026-04-01T00:00:00.000000000", "2026-05-01T00:00:00.000000000", "2026-06-01T00:00:00.000000000", "2026-07-01T00:00:00.000000000", "2026-08-01T00:00:00.000000000", "2026-09-01T00:00:00.000000000"], "xaxis": "x", "y": [12.0, 12.0, 11.0, 11.0, 10.0, 7.0, 8.0, 14.0, 16.0, 17.0, 15.0, 17.0, 16.0], "yaxis": "y"}, {"hovertemplate": "Fund PI Institution Carnegie Classification=Professions-focused Undergraduate/Graduate-Doctorate Large<br>Time=%{x}<br>Number of Funds: Active=%{y}<extra></extra>", "legendgroup": "Professions-focused Undergraduate/Graduate-Doctorate Large", "marker": {"color": "#66FF00", "pattern": {"shape": ""}}, "name": "Professions-focused Undergraduate/Graduate-Doctorate Large", "orientation": "v", "showlegend": true, "textposition": "auto", "type": "bar", "x": ["2025-09-01T00:00:00.000000000", "2025-10-01T00:00:00.000000000", "2025-11-01T00:00:00.000000000", "2025-12-01T00:00:00.000000000", "2026-01-01T00:00:00.000000000", "2026-02-01T00:00:00.000000000", "2026-03-01T00:00:00.000000000", "2026-04-01T00:00:00.000000000", "2026-05-01T00:00:00.000000000", "2026-06-01T00:00:00.000000000", "2026-07-01T00:00:00.000000000", "2026-08-01T00:00:00.000000000", "2026-09-01T00:00:00.000000000"], "xaxis": "x", "y": [13.0, 12.0, 12.0, 12.0, 12.0, 13.0, 13.0, 14.0, 15.0, 14.0, 15.0, 17.0, 17.0], "yaxis": "y"}, {"hovertemplate": "Fund PI Institution Carnegie Classification=Other<br>Time=%{x}<br>Number of Funds: Active=%{y}<extra></extra>", "legendgroup": "Other", "marker": {"color": "#33ABAB", "pattern": {"shape": ""}}, "name": "Other", "orientation": "v", "showlegend": true, "textposition": "auto", "type": "bar", "x": ["2025-09-01T00:00:00.000000000", "2025-10-01T00:00:00.000000000", "2025-11-01T00:00:00.000000000", "2025-12-01T00:00:00.000000000", "2026-01-01T00:00:00.000000000", "2026-02-01T00:00:00.000000000", "2026-03-01T00:00:00.000000000", "2026-04-01T00:00:00.000000000", "2026-05-01T00:00:00.000000000", "2026-06-01T00:00:00.000000000", "2026-07-01T00:00:00.000000000", "2026-08-01T00:00:00.000000000", "2026-09-01T00:00:00.000000000"], "xaxis": "x", "y": [59.0, 58.0, 47.0, 46.0, 49.0, 48.0, 45.0, 40.0, 39.0, 39.0, 44.0, 40.0, 47.0], "yaxis": "y"}], "layout": {"barmode": "relative", "legend": {"title": {"text": "Fund PI Institution Carnegie Classification"}, "tracegroupgap": 0}, "title": {"text": "Number of Funds: Active (Top 5)"}, "xaxis": {"anchor": "y", "domain": [0, 1], "title": {"text": "Time"}}, "yaxis": {"anchor": "x", "domain": [0, 1], "title": {"text": "Number of Funds: Active"}}}}
